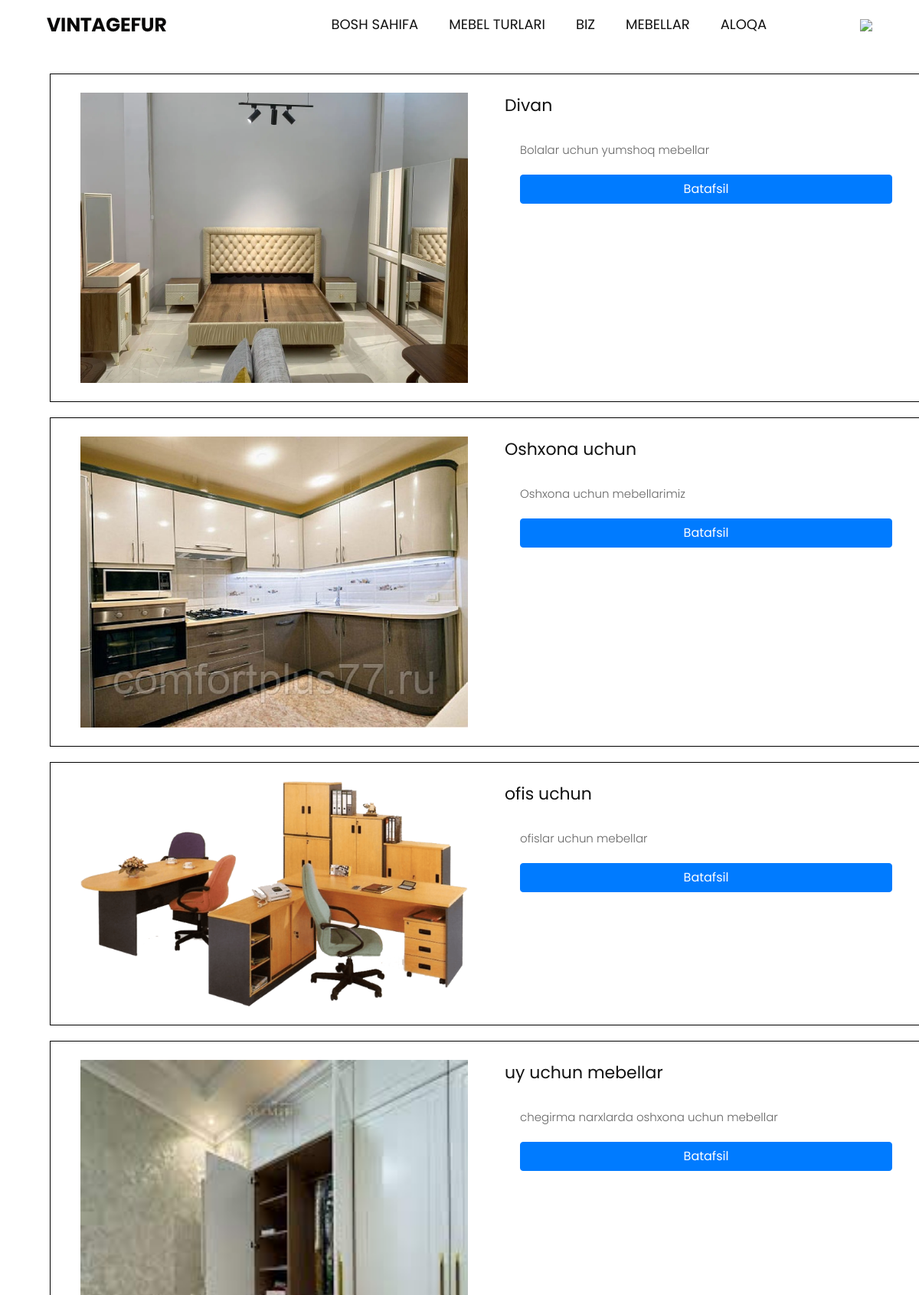
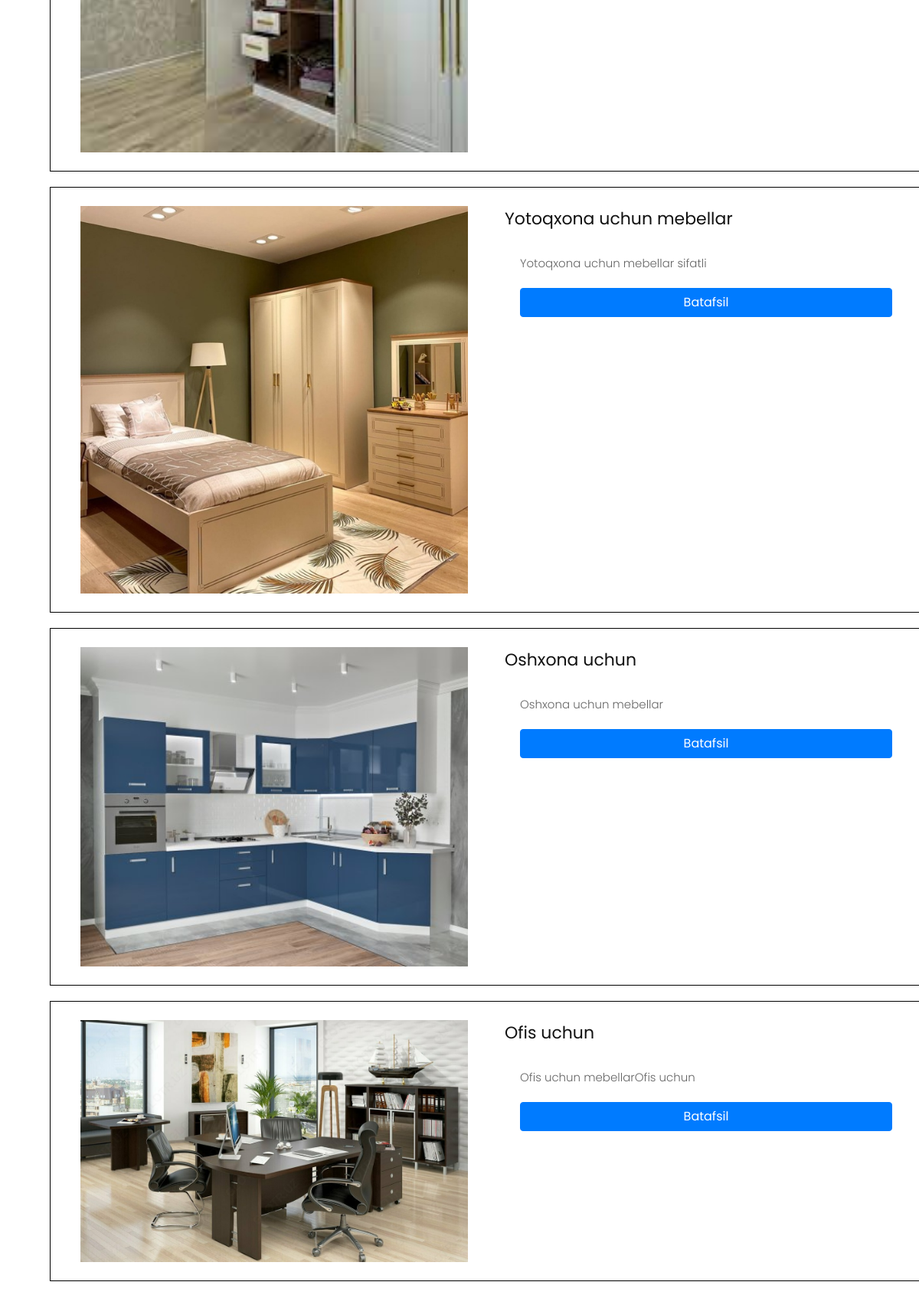
The app's page /list-product/ (upper part) with its own data (2 pictures, top to bottom).
### newsapp/models.py (models this page shows, shortened)
class Mebel(models.Model):
    title = models.CharField(max_length=350, verbose_name='Mebel nomi')
    summary = models.CharField(max_length=450, blank=True, null=True, verbose_name='Mebel haqida qisqacha ta\'rif')
    body = RichTextField(verbose_name='Mebel haqida batafsil ma\'lumot')
    categoty = models.ForeignKey(Category, default=1, on_delete=models.CASCADE, verbose_name='Mebel turini tanlang')
    image = models.ImageField(upload_to='image/', blank=True, null=True, verbose_name='Mebel rasmi')
    material = models.CharField(max_length=200, blank=True, null=True, verbose_name='Mebelda ishlatilgan material')
    price = models.CharField(max_length=50, verbose_name='Mebelni sotilish narxi')
    rek_price = models.CharField(max_length=50, blank=True, null=True, verbose_name='Mebel reklama narxi')

### newsapp/views.py (the view)
# urls.py: path('list-product/', ListProductView.as_view(), name='shop'),
class ListProductView(ListView):
    model = Mebel
    template_name = 'shop.html'

### templates/shop.html
{% extends 'base.html' %}
{% block content %}
<br><br><br>
    {% for post in object_list %}
            <div class="row g-0 bg-light position-relative container " style="border: 1.5px solid black; margin: 20px; margin-left: 65px; position: fixed;">
                  <div class="col-md-6 mb-md-0 p-md-4">
                    {% if post.image %}
                        <img src="{{ post.image.url }}" class="w-100" alt="rasm">
                    {% endif %}
                  </div>
                  <div class="col-md-6 p-4 ps-md-0">
                    <h2 class="mt-0">{{ post.title }}</h2>
                    <p>{{ post.summary }}</p>
                    <a href="{% url 'detail_product' post.pk %}" class="btn btn-primary stretched-link" style="margin-left: 20px;">Batafsil</a>
                  </div>
            </div>
    {% endfor %}
{% endblock content %}

### templates/base.html (shortened to what this page needs)
{% load static %}
<!DOCTYPE html>
<html lang="en">
   <head>
      <link rel="stylesheet" type="text/css" href="{% static 'css/bootstrap.min.css' %}">
      <link rel="stylesheet" type="text/css" href="{% static 'css/style.css' %}">
      <link rel="stylesheet" href="{% static 'css/responsive.css' %}">
      <link rel="stylesheet" href="{% static 'css/jquery.mCustomScrollbar.min.css' %}">
      <link rel="stylesheet" href="https://netdna.bootstrapcdn.com/font-awesome/4.0.3/css/font-awesome.css">
      <link rel="stylesheet" href="{% static 'css/owl.carousel.min.css' %}">
      <link rel="stylesheet" href="{% static 'css/owl.theme.default.min.css' %}">
      <link rel="stylesheet" href="https://cdnjs.cloudflare.com/ajax/libs/fancybox/2.1.5/jquery.fancybox.min.css" media="screen">
   </head>
   <body>
      <div class="header_section">
         <div class="container">
            <nav class="navbar navbar-expand-lg navbar-light bg-light">
               <div class="logo"><a href="{% url 'home' %}"><img src="{% static 'images/logo.png' %}"></a></div>
               <div class="collapse navbar-collapse" id="navbarSupportedContent">
                  <ul class="navbar-nav mr-auto">
                     <li class="nav-item">
                        <a class="nav-link" href="{% url 'home' %}">Bosh sahifa</a>
                     </li>
                     <li class="nav-item">
                        <a class="nav-link" href="{% url 'services' %}">Mebel turlari</a>
                     </li>
                     <li class="nav-item">
                        <a class="nav-link" href="{% url 'about' %}">Biz</a>
                     </li>
                     <li class="nav-item">
                        <a class="nav-link" href="{% url 'shop' %}">Mebellar</a>
                     </li>
                     <li class="nav-item">
                        <a class="nav-link" href="{% url 'contact' %}">Aloqa</a>
                     </li>
                  </ul>
                  <form class="form-inline my-2 my-lg-0">
                     <div class="search_icon">
                        <ul>
                           <li><a href="{% url 'search' %}"><img src="{% static 'images/search-icon.png' %}"></a></li>
                        </ul>
                     </div>
                  </form>
               </div>
            </nav>
         </div>
      </div>
      {% block content %}
      {% endblock content %}
   </body>
</html>

### static/css/style.css (style rules this page uses)
* { box-sizing: border-box !important; transition: ease all 0.5s; }
html { scroll-behavior: smooth; }
body { color: #666666; font-size: 14px; font-family:Poppins; line-height: 1.80857; font-weight: normal; overflow-x: hidden; }
a { color: #1f1f1f; text-decoration: none !important; outline: none !important; -webkit-transition: all .3s ease-in-out; -moz-transition: all .3s ease-in-out; -ms-transition: all .3s ease-in-out; -o-transition: all .3s ease-in-out; transition: all .3s ease-in-out; }
h1, h2, h3, h4, h5, h6 { letter-spacing: 0; font-weight: normal; position: relative; padding: 0 0 10px 0; font-weight: normal; line-height: normal; color: #111111; margin: 0 }
h2 { font-size: 22px }
*, *::after, *::before { -webkit-box-sizing: border-box; -moz-box-sizing: border-box; box-sizing: border-box; }
ul, li, ol { margin: 0px; padding: 0px; list-style: none; }
p { margin: 20px; font-weight: 300; font-size: 15px; line-height: 24px; }
a { color: #222222; text-decoration: none; outline: none !important; }
a, .btn { text-decoration: none !important; outline: none !important; -webkit-transition: all .3s ease-in-out; -moz-transition: all .3s ease-in-out; -ms-transition: all .3s ease-in-out; -o-transition: all .3s ease-in-out; transition: all .3s ease-in-out; }
img { max-width: 100%; height: auto; }
.header_section { width: 100%; float: left; background-image: url(../images/banner-bg.png); height: auto; background-size: 100%; }
.bg-light { background-color: transparent !important; }
.logo { width: 25%; float: left; }
.navbar-light .navbar-nav .nav-link { color: #111111; font-size: 18px; text-transform: uppercase; }
.mr-auto, .mx-auto { margin: 0 auto; }
.search_icon { width: auto; float: right; text-align: right; }
.search_icon ul { margin: 0px; padding: 0px; }
.search_icon li { float: left; padding-left: 20px; font-size: 18px; color: #000; }
.search_icon li a { color: #000; }
.navbar-expand-lg .navbar-nav .nav-link { padding-right: 20px; padding-left: 20px; }
.nav-item { position: relative; }
.mb-lg-0, .my-lg-0 { margin-bottom: 0!important; }
.btn { display: block; margin-left: 520px; margin-right: auto; }

### records on screen
Mebel: image (picture), title "Divan", summary "Bolalar uchun yumshoq mebellar"
Mebel: image (picture), title "Oshxona uchun", summary "Oshxona uchun mebellarimiz"
Mebel: image (picture), title "ofis uchun", summary "ofislar uchun mebellar"
Mebel: image (picture), title "uy uchun mebellar", summary "chegirma narxlarda oshxona uchun mebellar"
Mebel: image (picture), title "Yotoqxona uchun mebellar", summary "Yotoqxona uchun mebellar sifatli"
Mebel: image (picture), title "Oshxona uchun", summary "Oshxona uchun mebellar"
Mebel: image (picture), title "Ofis uchun", summary "Ofis uchun mebellarOfis uchun"
